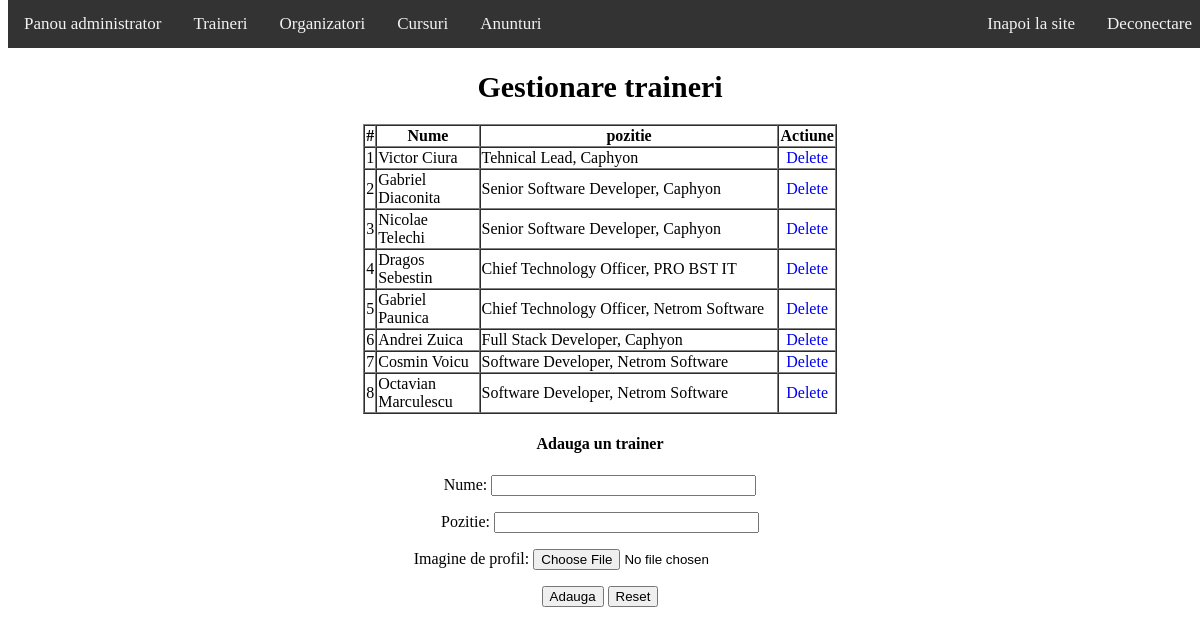
Screenshot of /admin/traineri.php with the database file from the repository.
### tables this page shows
CREATE TABLE `traineri` (
  `id` int(11) NOT NULL,
  `nume` varchar(40) NOT NULL,
  `pozitie` varchar(60) NOT NULL,
  `img` longtext NOT NULL
);

### admin/traineri.php (the view, shortened to what this page needs)
<?php
include "../inc/connect.php";
include "inc/header.php";
function afisaretraineri()
{
    print("<h1 class='title'>Gestionare traineri</h1>\n");
    global $id_conexiune;
    $query = "SELECT * FROM traineri";
    $result = mysqli_query($id_conexiune, $query);
    if (mysqli_num_rows($result)) {
        print("<table class='table' border='1' cellspacing='0'>\n");
        print("<tr>\n");
        print("<th>#</th><th width='100'>Nume</th><th width='300'>pozitie</th><th>Actiune</th>");
        print("</tr>\n");
        while ($row = mysqli_fetch_array($result)) {
            print("<tr>\n");
            print("<td align='center'>" . $row['id'] . "</td>\n");
            print("<td>" . $row['nume'] . "</td>\n");
            print("<td>" . $row['pozitie'] . "</td>\n");
            print("<td align='center'><a href='traineri.php?comanda=delete&id=" . $row['id'] . "'>Delete</a></td>\n");
            print("</tr>\n");
        }
        print("</table>");
    } else {
        print("<h3 class='title'> Nu exista traineri!</h3>");
    }
}
afisaretraineri();
?>
<head>
</head>
<body>
    <h4 style="text-align:center">Adauga un trainer</h4>
    <form action="traineri.php" name="traineri" method="post" onsubmit="return validezaForma()" enctype="multipart/form-data" align='center'>
        <p>Nume:
            <input type="text" name="nume" value="" size="30" />
        </p>
        <p>Pozitie:
            <input type="text" name="pozitie" value="" size="30" />
        </p>
        <p>Imagine de profil:
            <input type="file" name="file" id="insert" />
        </p>
        <input type="submit" value="Adauga" />
        <input type="reset" value="Reset" />
    </form>
</body>

### admin/css/style.css (style rules this page uses)
a { text-decoration: none; }
body { margin-top: 50px; margin-bottom: 50px; }
.title { padding-top: 20px; text-align: center; font-size: 30; }
.table { width: 40%; height: 30%; margin-left: auto; margin-right: auto; }
form { text-align: center; margin-top: 20px; }

### rows the page displays
traineri: id "1", nume "Victor Ciura", pozitie "Tehnical Lead, Caphyon"
traineri: id "2", nume "Gabriel Diaconita", pozitie "Senior Software Developer, Caphyon"
traineri: id "3", nume "Nicolae Telechi", pozitie "Senior Software Developer, Caphyon"
traineri: id "4", nume "Dragos Sebestin", pozitie "Chief Technology Officer, PRO BST IT"
traineri: id "5", nume "Gabriel Paunica", pozitie "Chief Technology Officer, Netrom Software"
traineri: id "6", nume "Andrei Zuica", pozitie "Full Stack Developer, Caphyon"
traineri: id "7", nume "Cosmin Voicu", pozitie "Software Developer, Netrom Software"
traineri: id "8", nume "Octavian Marculescu", pozitie "Software Developer, Netrom Software"
